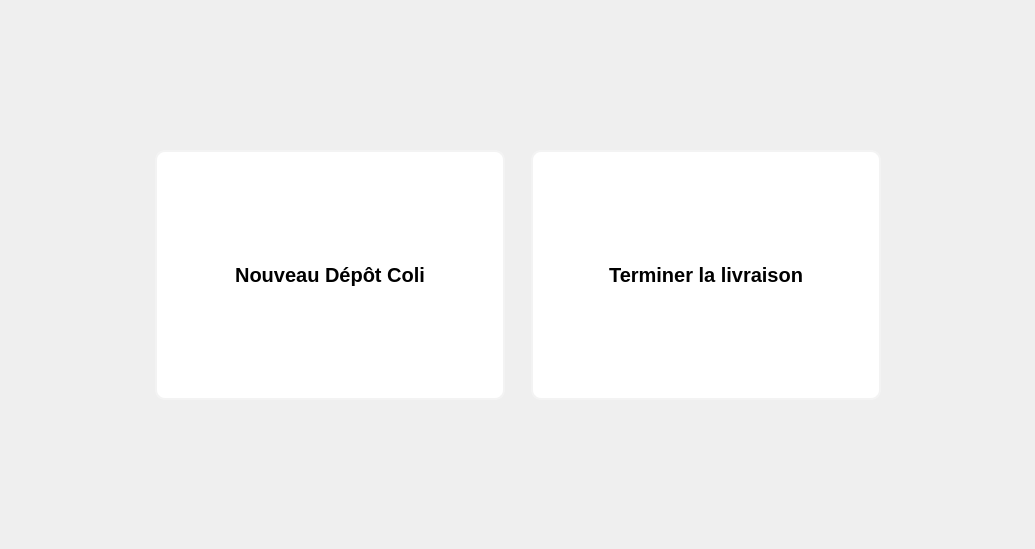
<?xml version="1.0" encoding="UTF-8"?>
<ui version="4.0">
 <class>DeliveryConfirm</class>
 <widget class="QWidget" name="DeliveryConfirm">
  <property name="geometry">
   <rect>
    <x>0</x>
    <y>0</y>
    <width>1031</width>
    <height>549</height>
   </rect>
  </property>
  <property name="windowTitle">
   <string>Form</string>
  </property>
  <property name="styleSheet">
   <string notr="true"/>
  </property>
  <layout class="QGridLayout" name="gridLayout">
   <item row="0" column="0">
    <widget class="QStackedWidget" name="stackedWidget">
     <property name="currentIndex">
      <number>0</number>
     </property>
     <widget class="QWidget" name="ChoiceConfirm">
      <layout class="QGridLayout" name="gridLayout_3">
       <item row="0" column="0">
        <layout class="QVBoxLayout" name="verticalLayout">
         <property name="leftMargin">
          <number>5</number>
         </property>
         <property name="topMargin">
          <number>5</number>
         </property>
         <property name="rightMargin">
          <number>5</number>
         </property>
         <property name="bottomMargin">
          <number>5</number>
         </property>
         <item>
          <spacer name="verticalSpacer">
           <property name="orientation">
            <enum>Qt::Vertical</enum>
           </property>
           <property name="sizeHint" stdset="0">
            <size>
             <width>20</width>
             <height>40</height>
            </size>
           </property>
          </spacer>
         </item>
         <item>
          <layout class="QHBoxLayout" name="horizontalLayout_3">
           <property name="leftMargin">
            <number>5</number>
           </property>
           <property name="topMargin">
            <number>5</number>
           </property>
           <property name="rightMargin">
            <number>5</number>
           </property>
           <property name="bottomMargin">
            <number>5</number>
           </property>
           <item>
            <spacer name="horizontalSpacer_5">
             <property name="orientation">
              <enum>Qt::Horizontal</enum>
             </property>
             <property name="sizeHint" stdset="0">
              <size>
               <width>40</width>
               <height>20</height>
              </size>
             </property>
            </spacer>
           </item>
           <item>
            <widget class="QToolButton" name="B_NewClient">
             <property name="minimumSize">
              <size>
               <width>350</width>
               <height>250</height>
              </size>
             </property>
             <property name="maximumSize">
              <size>
               <width>350</width>
               <height>250</height>
              </size>
             </property>
             <property name="palette">
              <palette>
               <active>
                <colorrole role="Button">
                 <brush brushstyle="SolidPattern">
                  <color alpha="255">
                   <red>255</red>
                   <green>255</green>
                   <blue>255</blue>
                  </color>
                 </brush>
                </colorrole>
                <colorrole role="Base">
                 <brush brushstyle="SolidPattern">
                  <color alpha="255">
                   <red>255</red>
                   <green>255</green>
                   <blue>255</blue>
                  </color>
                 </brush>
                </colorrole>
                <colorrole role="Window">
                 <brush brushstyle="SolidPattern">
                  <color alpha="255">
                   <red>255</red>
                   <green>255</green>
                   <blue>255</blue>
                  </color>
                 </brush>
                </colorrole>
               </active>
               <inactive>
                <colorrole role="Button">
                 <brush brushstyle="SolidPattern">
                  <color alpha="255">
                   <red>255</red>
                   <green>255</green>
                   <blue>255</blue>
                  </color>
                 </brush>
                </colorrole>
                <colorrole role="Base">
                 <brush brushstyle="SolidPattern">
                  <color alpha="255">
                   <red>255</red>
                   <green>255</green>
                   <blue>255</blue>
                  </color>
                 </brush>
                </colorrole>
                <colorrole role="Window">
                 <brush brushstyle="SolidPattern">
                  <color alpha="255">
                   <red>255</red>
                   <green>255</green>
                   <blue>255</blue>
                  </color>
                 </brush>
                </colorrole>
               </inactive>
               <disabled>
                <colorrole role="Button">
                 <brush brushstyle="SolidPattern">
                  <color alpha="255">
                   <red>255</red>
                   <green>255</green>
                   <blue>255</blue>
                  </color>
                 </brush>
                </colorrole>
                <colorrole role="Base">
                 <brush brushstyle="SolidPattern">
                  <color alpha="255">
                   <red>255</red>
                   <green>255</green>
                   <blue>255</blue>
                  </color>
                 </brush>
                </colorrole>
                <colorrole role="Window">
                 <brush brushstyle="SolidPattern">
                  <color alpha="255">
                   <red>255</red>
                   <green>255</green>
                   <blue>255</blue>
                  </color>
                 </brush>
                </colorrole>
               </disabled>
              </palette>
             </property>
             <property name="font">
              <font>
               <pointsize>15</pointsize>
               <weight>75</weight>
               <bold>true</bold>
              </font>
             </property>
             <property name="styleSheet">
              <string notr="true">QToolButton{
background-color: rgb(255, 255, 255);
border-radius:10px;
border:2px solid rgb(243, 243, 243);

}

QToolButton:pressed{ 
	background-color: #ECF0F1;
}

QToolTip{
	position:right-center;
	border:1px white;	
	border-radius:0px;
    min-width:350;
	max-width:450;
	font : 15pt;
	min-height:150;
	max-height:150;
	background-color: rgb(114, 114, 114);
	color: rgb(255, 255, 255);
	    	
}</string>
             </property>
             <property name="text">
              <string>Nouveau Dépôt Coli</string>
             </property>
             <property name="icon">
              <iconset resource="Src.qrc">
               <normaloff>:/ImgList/DeliveryPackage</normaloff>:/ImgList/DeliveryPackage</iconset>
             </property>
             <property name="iconSize">
              <size>
               <width>150</width>
               <height>150</height>
              </size>
             </property>
             <property name="toolButtonStyle">
              <enum>Qt::ToolButtonTextUnderIcon</enum>
             </property>
             <property name="autoRaise">
              <bool>true</bool>
             </property>
            </widget>
           </item>
           <item>
            <spacer name="horizontalSpacer">
             <property name="orientation">
              <enum>Qt::Horizontal</enum>
             </property>
             <property name="sizeType">
              <enum>QSizePolicy::Fixed</enum>
             </property>
             <property name="sizeHint" stdset="0">
              <size>
               <width>20</width>
               <height>20</height>
              </size>
             </property>
            </spacer>
           </item>
           <item>
            <widget class="QToolButton" name="B_Finish_Delivery">
             <property name="minimumSize">
              <size>
               <width>350</width>
               <height>250</height>
              </size>
             </property>
             <property name="maximumSize">
              <size>
               <width>350</width>
               <height>250</height>
              </size>
             </property>
             <property name="palette">
              <palette>
               <active>
                <colorrole role="Button">
                 <brush brushstyle="SolidPattern">
                  <color alpha="255">
                   <red>255</red>
                   <green>255</green>
                   <blue>255</blue>
                  </color>
                 </brush>
                </colorrole>
                <colorrole role="Base">
                 <brush brushstyle="SolidPattern">
                  <color alpha="255">
                   <red>255</red>
                   <green>255</green>
                   <blue>255</blue>
                  </color>
                 </brush>
                </colorrole>
                <colorrole role="Window">
                 <brush brushstyle="SolidPattern">
                  <color alpha="255">
                   <red>255</red>
                   <green>255</green>
                   <blue>255</blue>
                  </color>
                 </brush>
                </colorrole>
               </active>
               <inactive>
                <colorrole role="Button">
                 <brush brushstyle="SolidPattern">
                  <color alpha="255">
                   <red>255</red>
                   <green>255</green>
                   <blue>255</blue>
                  </color>
                 </brush>
                </colorrole>
                <colorrole role="Base">
                 <brush brushstyle="SolidPattern">
                  <color alpha="255">
                   <red>255</red>
                   <green>255</green>
                   <blue>255</blue>
                  </color>
                 </brush>
                </colorrole>
                <colorrole role="Window">
                 <brush brushstyle="SolidPattern">
                  <color alpha="255">
                   <red>255</red>
                   <green>255</green>
                   <blue>255</blue>
                  </color>
                 </brush>
                </colorrole>
               </inactive>
               <disabled>
                <colorrole role="Button">
                 <brush brushstyle="SolidPattern">
                  <color alpha="255">
                   <red>255</red>
                   <green>255</green>
                   <blue>255</blue>
                  </color>
                 </brush>
                </colorrole>
                <colorrole role="Base">
                 <brush brushstyle="SolidPattern">
                  <color alpha="255">
                   <red>255</red>
                   <green>255</green>
                   <blue>255</blue>
                  </color>
                 </brush>
                </colorrole>
                <colorrole role="Window">
                 <brush brushstyle="SolidPattern">
                  <color alpha="255">
                   <red>255</red>
                   <green>255</green>
                   <blue>255</blue>
                  </color>
                 </brush>
                </colorrole>
               </disabled>
              </palette>
             </property>
             <property name="font">
              <font>
               <pointsize>15</pointsize>
               <weight>75</weight>
               <bold>true</bold>
              </font>
             </property>
             <property name="styleSheet">
              <string notr="true">QToolButton{
background-color: rgb(255, 255, 255);
border-radius:10px;
border:2px solid rgb(243, 243, 243);

}

QToolButton:pressed{ 
	background-color: #ECF0F1;
}

QToolTip{
	position:right-center;
	border:1px white;	
	border-radius:0px;
    min-width:350;
	max-width:450;
	font : 15pt;
	min-height:150;
	max-height:150;
	background-color: rgb(114, 114, 114);
	color: rgb(255, 255, 255);
	    	
}</string>
             </property>
             <property name="text">
              <string>Terminer la livraison</string>
             </property>
             <property name="icon">
              <iconset resource="Src.qrc">
               <normaloff>:/ImgList/Car</normaloff>:/ImgList/Car</iconset>
             </property>
             <property name="iconSize">
              <size>
               <width>150</width>
               <height>150</height>
              </size>
             </property>
             <property name="toolButtonStyle">
              <enum>Qt::ToolButtonTextUnderIcon</enum>
             </property>
             <property name="autoRaise">
              <bool>true</bool>
             </property>
            </widget>
           </item>
           <item>
            <spacer name="horizontalSpacer_6">
             <property name="orientation">
              <enum>Qt::Horizontal</enum>
             </property>
             <property name="sizeHint" stdset="0">
              <size>
               <width>40</width>
               <height>20</height>
              </size>
             </property>
            </spacer>
           </item>
          </layout>
         </item>
         <item>
          <spacer name="verticalSpacer_4">
           <property name="orientation">
            <enum>Qt::Vertical</enum>
           </property>
           <property name="sizeHint" stdset="0">
            <size>
             <width>20</width>
             <height>40</height>
            </size>
           </property>
          </spacer>
         </item>
        </layout>
       </item>
      </layout>
     </widget>
     <widget class="QWidget" name="LoadSave">
      <layout class="QGridLayout" name="gridLayout_2">
       <item row="4" column="0" colspan="2">
        <layout class="QHBoxLayout" name="horizontalLayout_4">
         <property name="leftMargin">
          <number>5</number>
         </property>
         <property name="topMargin">
          <number>5</number>
         </property>
         <property name="rightMargin">
          <number>5</number>
         </property>
         <property name="bottomMargin">
          <number>5</number>
         </property>
         <item>
          <spacer name="horizontalSpacer_7">
           <property name="orientation">
            <enum>Qt::Horizontal</enum>
           </property>
           <property name="sizeHint" stdset="0">
            <size>
             <width>40</width>
             <height>20</height>
            </size>
           </property>
          </spacer>
         </item>
         <item>
          <widget class="QProgressBar" name="progressBar">
           <property name="minimumSize">
            <size>
             <width>711</width>
             <height>81</height>
            </size>
           </property>
           <property name="maximumSize">
            <size>
             <width>711</width>
             <height>81</height>
            </size>
           </property>
           <property name="palette">
            <palette>
             <active>
              <colorrole role="WindowText">
               <brush brushstyle="SolidPattern">
                <color alpha="255">
                 <red>0</red>
                 <green>0</green>
                 <blue>0</blue>
                </color>
               </brush>
              </colorrole>
              <colorrole role="Button">
               <brush brushstyle="SolidPattern">
                <color alpha="255">
                 <red>255</red>
                 <green>255</green>
                 <blue>255</blue>
                </color>
               </brush>
              </colorrole>
              <colorrole role="Text">
               <brush brushstyle="SolidPattern">
                <color alpha="255">
                 <red>0</red>
                 <green>0</green>
                 <blue>0</blue>
                </color>
               </brush>
              </colorrole>
              <colorrole role="ButtonText">
               <brush brushstyle="SolidPattern">
                <color alpha="255">
                 <red>0</red>
                 <green>0</green>
                 <blue>0</blue>
                </color>
               </brush>
              </colorrole>
              <colorrole role="Base">
               <brush brushstyle="SolidPattern">
                <color alpha="255">
                 <red>255</red>
                 <green>255</green>
                 <blue>255</blue>
                </color>
               </brush>
              </colorrole>
              <colorrole role="Window">
               <brush brushstyle="SolidPattern">
                <color alpha="255">
                 <red>255</red>
                 <green>255</green>
                 <blue>255</blue>
                </color>
               </brush>
              </colorrole>
             </active>
             <inactive>
              <colorrole role="WindowText">
               <brush brushstyle="SolidPattern">
                <color alpha="255">
                 <red>0</red>
                 <green>0</green>
                 <blue>0</blue>
                </color>
               </brush>
              </colorrole>
              <colorrole role="Button">
               <brush brushstyle="SolidPattern">
                <color alpha="255">
                 <red>255</red>
                 <green>255</green>
                 <blue>255</blue>
                </color>
               </brush>
              </colorrole>
              <colorrole role="Text">
               <brush brushstyle="SolidPattern">
                <color alpha="255">
                 <red>0</red>
                 <green>0</green>
                 <blue>0</blue>
                </color>
               </brush>
              </colorrole>
              <colorrole role="ButtonText">
               <brush brushstyle="SolidPattern">
                <color alpha="255">
                 <red>0</red>
                 <green>0</green>
                 <blue>0</blue>
                </color>
               </brush>
              </colorrole>
              <colorrole role="Base">
               <brush brushstyle="SolidPattern">
                <color alpha="255">
                 <red>255</red>
                 <green>255</green>
                 <blue>255</blue>
                </color>
               </brush>
              </colorrole>
              <colorrole role="Window">
               <brush brushstyle="SolidPattern">
                <color alpha="255">
                 <red>255</red>
                 <green>255</green>
                 <blue>255</blue>
                </color>
               </brush>
              </colorrole>
             </inactive>
             <disabled>
              <colorrole role="WindowText">
               <brush brushstyle="SolidPattern">
                <color alpha="255">
                 <red>0</red>
                 <green>0</green>
                 <blue>0</blue>
                </color>
               </brush>
              </colorrole>
              <colorrole role="Button">
               <brush brushstyle="SolidPattern">
                <color alpha="255">
                 <red>255</red>
                 <green>255</green>
                 <blue>255</blue>
                </color>
               </brush>
              </colorrole>
              <colorrole role="Text">
               <brush brushstyle="SolidPattern">
                <color alpha="255">
                 <red>0</red>
                 <green>0</green>
                 <blue>0</blue>
                </color>
               </brush>
              </colorrole>
              <colorrole role="ButtonText">
               <brush brushstyle="SolidPattern">
                <color alpha="255">
                 <red>0</red>
                 <green>0</green>
                 <blue>0</blue>
                </color>
               </brush>
              </colorrole>
              <colorrole role="Base">
               <brush brushstyle="SolidPattern">
                <color alpha="255">
                 <red>255</red>
                 <green>255</green>
                 <blue>255</blue>
                </color>
               </brush>
              </colorrole>
              <colorrole role="Window">
               <brush brushstyle="SolidPattern">
                <color alpha="255">
                 <red>255</red>
                 <green>255</green>
                 <blue>255</blue>
                </color>
               </brush>
              </colorrole>
             </disabled>
            </palette>
           </property>
           <property name="font">
            <font>
             <pointsize>12</pointsize>
             <weight>75</weight>
             <bold>true</bold>
            </font>
           </property>
           <property name="autoFillBackground">
            <bool>false</bool>
           </property>
           <property name="styleSheet">
            <string notr="true">QProgressBar {
    border-radius: 40px;
    width: 711px;
	background-color: rgb(255, 255, 255);
	color:black
}

QProgressBar::chunk:horizontal {	
	
	background-color: rgb(255, 188, 54);

   border-radius:40px;
}
</string>
           </property>
           <property name="value">
            <number>12</number>
           </property>
           <property name="alignment">
            <set>Qt::AlignCenter</set>
           </property>
           <property name="textVisible">
            <bool>true</bool>
           </property>
           <property name="orientation">
            <enum>Qt::Horizontal</enum>
           </property>
           <property name="invertedAppearance">
            <bool>false</bool>
           </property>
           <property name="textDirection">
            <enum>QProgressBar::TopToBottom</enum>
           </property>
          </widget>
         </item>
         <item>
          <spacer name="horizontalSpacer_8">
           <property name="orientation">
            <enum>Qt::Horizontal</enum>
           </property>
           <property name="sizeHint" stdset="0">
            <size>
             <width>40</width>
             <height>20</height>
            </size>
           </property>
          </spacer>
         </item>
        </layout>
       </item>
       <item row="2" column="0" colspan="2">
        <layout class="QHBoxLayout" name="horizontalLayout_2">
         <property name="leftMargin">
          <number>5</number>
         </property>
         <property name="topMargin">
          <number>5</number>
         </property>
         <property name="rightMargin">
          <number>5</number>
         </property>
         <property name="bottomMargin">
          <number>5</number>
         </property>
         <item>
          <spacer name="horizontalSpacer_3">
           <property name="orientation">
            <enum>Qt::Horizontal</enum>
           </property>
           <property name="sizeHint" stdset="0">
            <size>
             <width>40</width>
             <height>20</height>
            </size>
           </property>
          </spacer>
         </item>
         <item>
          <widget class="QLabel" name="label">
           <property name="minimumSize">
            <size>
             <width>491</width>
             <height>31</height>
            </size>
           </property>
           <property name="font">
            <font>
             <pointsize>19</pointsize>
             <weight>75</weight>
             <bold>true</bold>
            </font>
           </property>
           <property name="styleSheet">
            <string notr="true">color: rgb(255, 255, 255);</string>
           </property>
           <property name="text">
            <string>Enregistrement des colis au serveur LMS...</string>
           </property>
           <property name="alignment">
            <set>Qt::AlignCenter</set>
           </property>
          </widget>
         </item>
         <item>
          <spacer name="horizontalSpacer_4">
           <property name="orientation">
            <enum>Qt::Horizontal</enum>
           </property>
           <property name="sizeHint" stdset="0">
            <size>
             <width>40</width>
             <height>20</height>
            </size>
           </property>
          </spacer>
         </item>
        </layout>
       </item>
       <item row="1" column="0" colspan="2">
        <spacer name="verticalSpacer_5">
         <property name="orientation">
          <enum>Qt::Vertical</enum>
         </property>
         <property name="sizeHint" stdset="0">
          <size>
           <width>20</width>
           <height>228</height>
          </size>
         </property>
        </spacer>
       </item>
       <item row="3" column="0" colspan="2">
        <spacer name="verticalSpacer_6">
         <property name="orientation">
          <enum>Qt::Vertical</enum>
         </property>
         <property name="sizeType">
          <enum>QSizePolicy::Fixed</enum>
         </property>
         <property name="sizeHint" stdset="0">
          <size>
           <width>20</width>
           <height>40</height>
          </size>
         </property>
        </spacer>
       </item>
       <item row="5" column="0" colspan="2">
        <spacer name="verticalSpacer_7">
         <property name="orientation">
          <enum>Qt::Vertical</enum>
         </property>
         <property name="sizeHint" stdset="0">
          <size>
           <width>995</width>
           <height>228</height>
          </size>
         </property>
        </spacer>
       </item>
      </layout>
     </widget>
    </widget>
   </item>
  </layout>
 </widget>
 <resources>
  <include location="Src.qrc"/>
 </resources>
 <connections/>
</ui>
